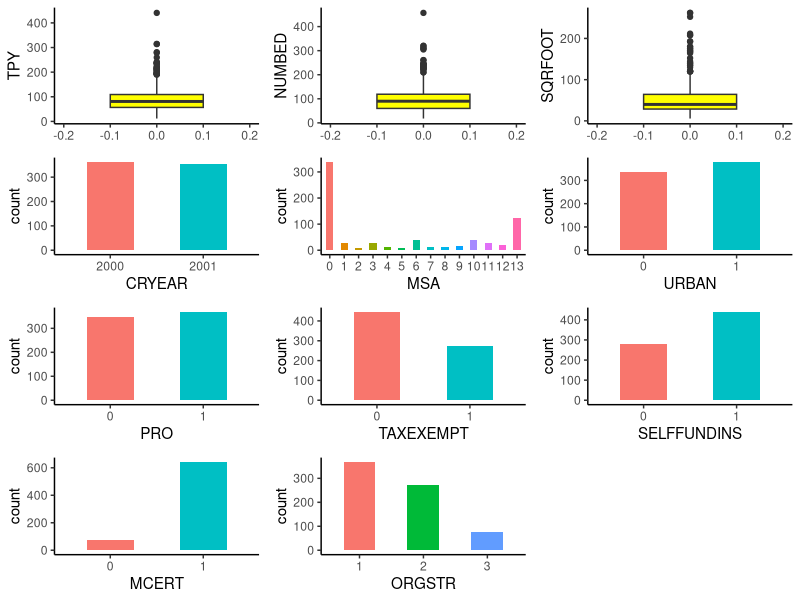

This figure's R source:
Data <- read.csv("WiscNursingHome.csv", header = TRUE)
Data$CRYEAR <- factor(Data$CRYEAR)
Data$URBAN <- factor(Data$URBAN)
Data$PRO <- factor(Data$PRO)
Data$TAXEXEMPT <- factor(Data$TAXEXEMPT)
Data$SELFFUNDINS <- factor(Data$SELFFUNDINS)
Data$MCERT <- factor(Data$MCERT)
Data$ORGSTR <- factor(Data$ORGSTR)
Data$MSA <- factor(Data$MSA)


library(ggplot2)
library(cowplot)


p1 <- ggplot(data = Data, aes(y = TPY)) +
    geom_boxplot(fill = "yellow",width = 0.2) +
    xlim(c(-0.2, 0.2)) +
    theme_classic() 

p2 <- ggplot(data = Data, aes(y = NUMBED)) +
    geom_boxplot(fill = "yellow", width = 0.2) +
    xlim(c(-0.2, 0.2)) +
    theme_classic() 

p3 <- ggplot(data = Data, aes(y = SQRFOOT)) +
    geom_boxplot(fill = "yellow", width = 0.2) +
    xlim(c(-0.2, 0.2)) +
    theme_classic() 

p4 <- ggplot(data = Data, aes(x = CRYEAR, fill = CRYEAR)) +
    geom_bar(width = 0.5) +
    theme_classic() +
    theme(legend.position = "none")

p5 <- ggplot(data = Data, aes(x = MSA, fill = MSA)) +
    geom_bar(width = 0.5) +
    theme_classic() +
    theme(legend.position = "none")

p6 <- ggplot(data = Data, aes(x = URBAN, fill = URBAN)) +
    geom_bar(width = 0.5) +
    theme_classic() +
    theme(legend.position = "none")

p7 <- ggplot(data = Data, aes(x = PRO, fill = PRO)) +
    geom_bar(width = 0.5) +
    theme_classic() +
    theme(legend.position = "none")

p8 <- ggplot(data = Data, aes(x = TAXEXEMPT, fill = TAXEXEMPT)) +
    geom_bar(width = 0.5) +
    theme_classic() +
    theme(legend.position = "none")

p9 <- ggplot(data = Data, aes(x = SELFFUNDINS, fill = SELFFUNDINS)) +
    geom_bar(width = 0.5) +
    theme_classic() +
    theme(legend.position = "none")

p10 <- ggplot(data = Data, aes(x = MCERT, fill = MCERT)) +
    geom_bar(width = 0.5) +
    theme_classic() +
    theme(legend.position = "none")

p11 <- ggplot(data = Data, aes(x = ORGSTR, fill = ORGSTR)) +
    geom_bar(width = 0.5) +
    theme_classic() +
    theme(legend.position = "none")

plot_grid(p1, p2, p3,
          p4, p5, p6,
          p7, p8, p9,
          p10, p11,
          nrow = 4, ncol = 3)
